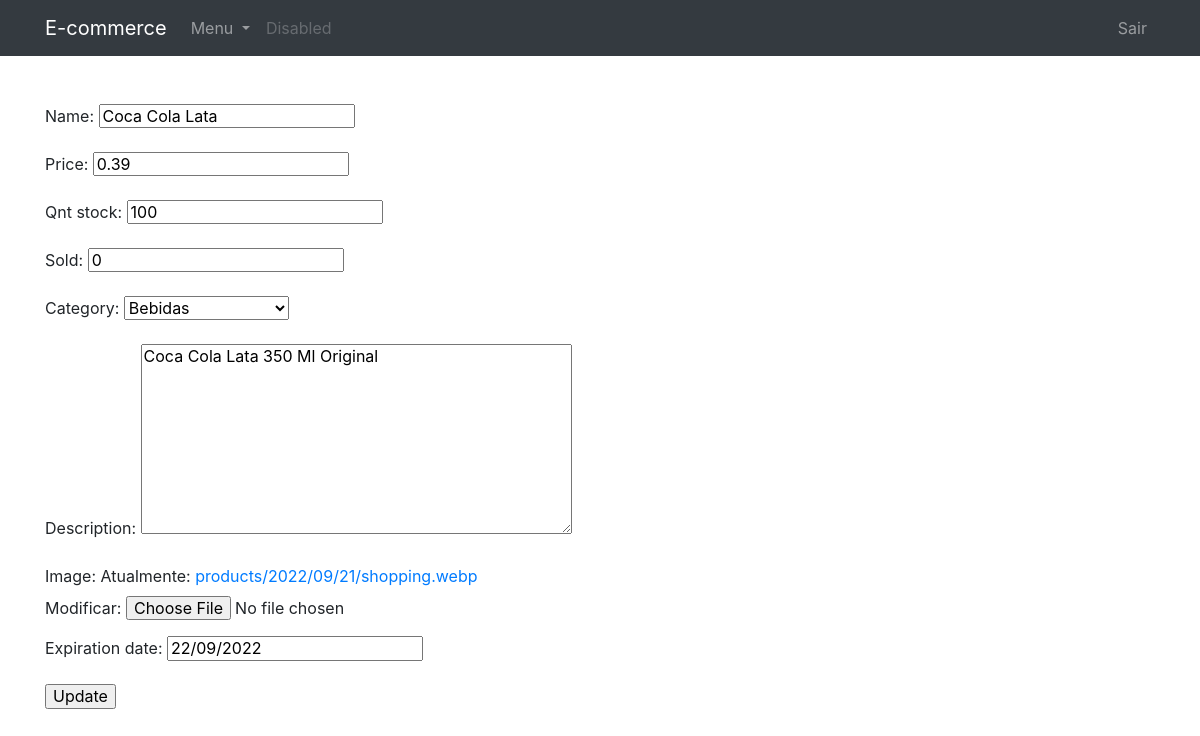
The page /portal/24/ (signed in) on the database as committed earlier.
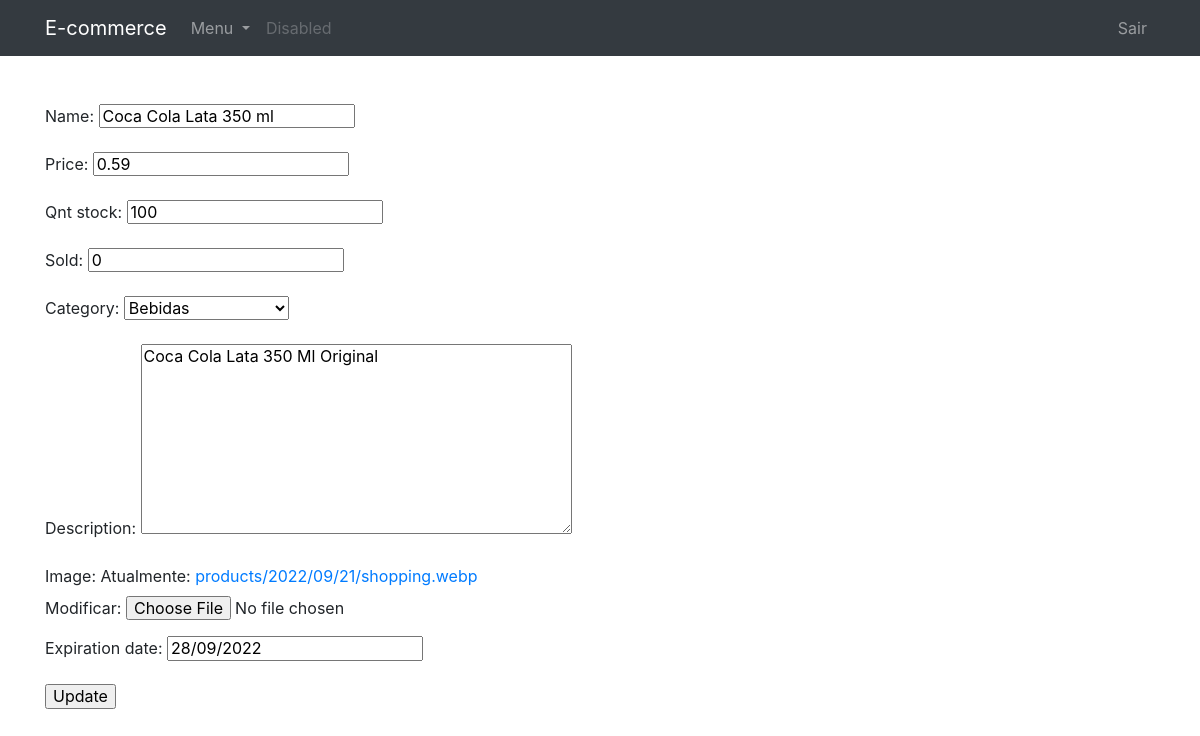
The same page on the database as committed later.
### produtos/models.py (models this page shows, shortened)
class Produto(models.Model):
    name = models.CharField(max_length=70)
    price = models.FloatField()
    qnt_stock = models.IntegerField()
    sold = models.IntegerField()
    category = models.ForeignKey(Categoria, on_delete=models.CASCADE)
    description = models.TextField(default="", blank=True, null=True)
    slug = models.SlugField(max_length=250, null=True, blank=True)
    image = models.ImageField(upload_to="products/%Y/%m/%d", blank=False, null=False)
    expiration_date = models.DateField(null=True, blank=True)
    supermarket = models.ForeignKey(
        Lojista,
        on_delete=models.SET_NULL,
        blank=True,
        null=True,
    )
    class Meta:
        ordering = ["expiration_date"]

class Categoria(models.Model):
    name = models.CharField(max_length=50)
    slug = models.SlugField(max_length=250, null=True, blank=True)
    def __str__(self):
        return self.name

### lojista/views.py (the view)
# urls.py: path("<int:pk>/", EditProduct.as_view(), name="editar_produto"),
class EditProduct(SupermarketUserMixin, UpdateView):
    model = Produto
    template_name = "lojista/editar_produto.html"
    context_object_name = "products"
    success_url = reverse_lazy("lojista:minhas_ordens")
    fields = [
        "name",
        "price",
        "qnt_stock",
        "sold",
        "category",
        "description",
        "image",
        "expiration_date",
    ]

### lojista/views.py (called while the page is built)
    def test_func(self):
        if self.request.user.is_authenticated:
            print("entrou")
            print(self.request.user.role)
            return (
                self.request.user.role == "SUPERMARKET"
                or self.request.user.is_superuser
            )

### templates/lojista/editar_produto.html
{% extends 'base-portal.html' %}
{% block content %}
<form method="post">{% csrf_token %}
    {{ form.as_p }}
    <input type="submit" value="Update">
</form>
{% endblock %}

Rows that differ between the two databases and show on the page:
changed Produto "Bebidas": name "Coca Cola Lata" → "Coca Cola Lata 350 ml"; price "0.39" → "0.59"; expiration_date "22/09/2022" → "28/09/2022"
